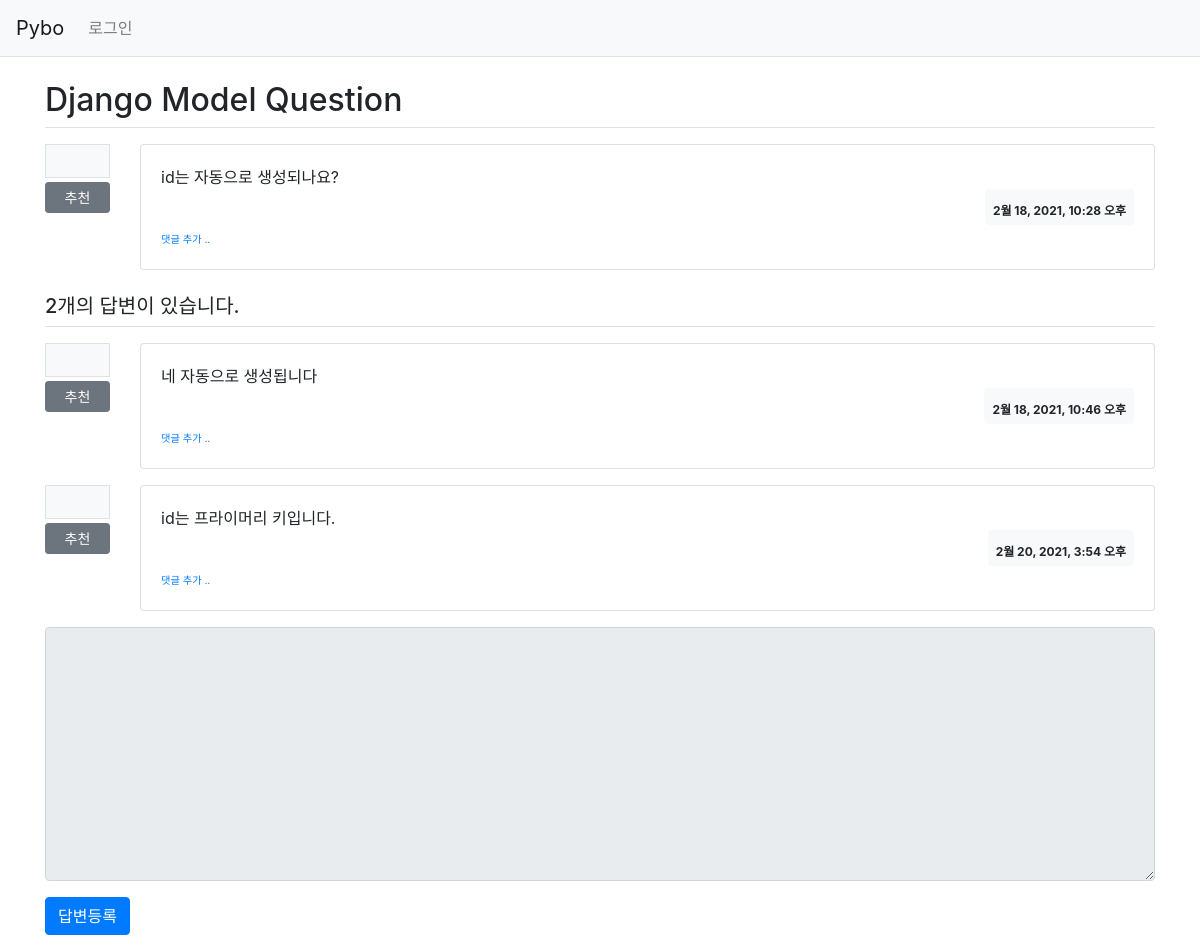
The page /pybo/2/ on the database as committed earlier.
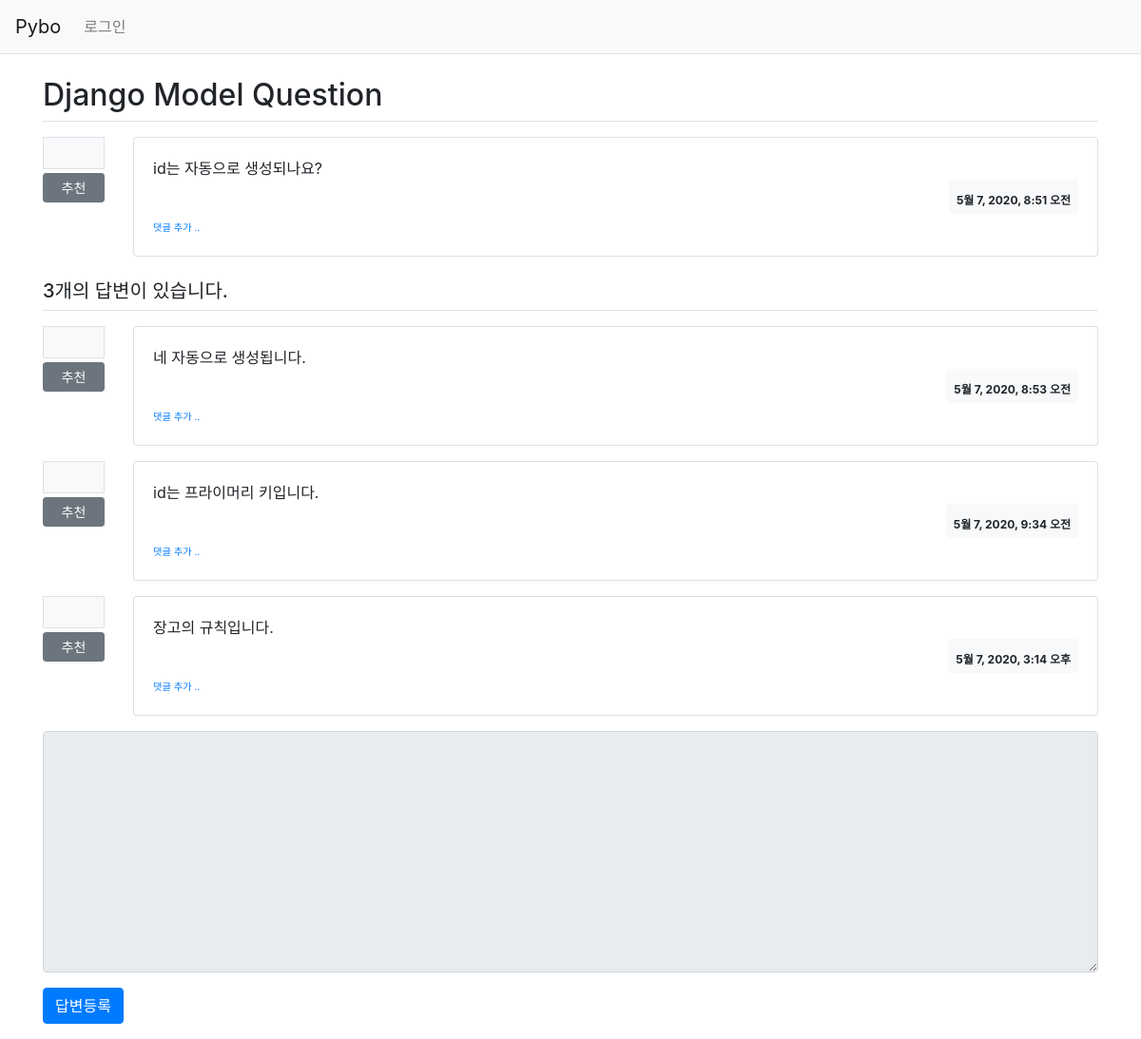
The same page on the database as committed later.
### pybo/models.py (models this page shows, shortened)
class Question(models.Model):
    subject = models.CharField(max_length=200)
    content = models.TextField()
    create_date = models.DateTimeField()

class Answer(models.Model):
    question = models.ForeignKey(Question, on_delete=models.CASCADE)
    content = models.TextField()
    create_date = models.DateTimeField()

### pybo/views.py (the view)
# urls.py: path('<int:question_id>/', views.detail, name='detail'),
def detail(request, question_id):
    question = get_object_or_404(Question, pk=question_id)
    context = {'question':question}
    return render(request,'pybo/question_detail.html',context)

### templates/pybo/question_detail.html (shortened to what this page needs)
{% extends 'base.html' %}
{% load pybo_filter %}
{% block content %}
<div class="container my-3">
    <h2 class="border-bottom py-2">{{ question.subject }}</h2>
    <div class="row my-3">
        <div class="col-1">
            <div class="bg-light text-center p-3 border font-weight-bolder mb-1">{{question.voter.count}}</div>
            <a href="#" data-uri="{% url 'pybo:vote_question' question.id  %}"
               class="recommend btn btn-sm btn-secondary btn-block my-1">추천</a>
        </div>
        <div class="col-11">
            <div class="card">
                <div class="card-body">
                    <div class="card-text">{{ question.content|mark }}</div>
                    <div class="d-flex justify-content-end">
                        <div class="badge badge-light p-2 text-left">
                            <div>{{ question.create_date }}</div>
                        </div>
                    </div>
                    <div>
                        <a href="{% url 'pybo:comment_create_question' question.id  %}"
                           class="small"><small>댓글 추가 ..</small></a>
                    </div>
                </div>
            </div>
        </div>
    </div>
    <h5 class="border-bottom my-3 py-2">{{question.answer_set.count}}개의 답변이 있습니다.</h5>
    {% for answer in question.answer_set.all %}
    <div class="row my-3">
        <div class="col-1">
            <div class="bg-light text-center p-3 border font-weight-bolder mb-1">{{answer.voter.count}}</div>
            <a href="#" data-uri="{% url 'pybo:vote_answer' answer.id  %}"
                class="recommend btn btn-sm btn-secondary btn-block my-1">추천</a>
        </div>
        <div class="col-11">
            <div class="card">
                <div class="card-body">
                    <div class="card-text">{{ answer.content|mark }}</div>
                    <div class="d-flex justify-content-end">
                        <div class="badge badge-light p-2 text-left">
                            <div>{{ answer.create_date }}</div>
                        </div>
                    </div>
                    <div>
                        <a href="{% url 'pybo:comment_create_answer' answer.id  %}"
                           class="small"><small>댓글 추가 ..</small></a>
                    </div>
                </div>
            </div>
        </div>
    </div>
    {% endfor %}
    <form action="{% url 'pybo:answer_create' question.id %}" method="post" class="my-3">
        <div class="form-group">
            <textarea {% if not user.is_authenticated %}disabled{% endif %}
              name="content" id="content" class="form-control" rows="10"></textarea>
        </div>
        <input type="submit" value="답변등록" class="btn btn-primary">
    </form>
</div>
{% endblock %}

### templates/base.html (shortened to what this page needs)
{% load static %}
<!doctype html>
<html lang="ko">
<head>
    <link rel="stylesheet" type="text/css" href="{% static 'bootstrap.min.css' %}">
    <link rel="stylesheet" type="text/css" href="{% static 'style.css' %}">
</head>
<body>
{% include "navbar.html" %}
{% block content %}
{% endblock %}
</body>
</html>

### templates/navbar.html (shortened to what this page needs)
<nav class="navbar navbar-expand-lg navbar-light bg-light border-bottom">
    <a class="navbar-brand" href="{% url 'pybo:index' %}">Pybo</a>
    <div class="collapse navbar-collapse flex-grow-0" id="navbarNav">
        <ul class="navbar-nav">
            <li class="nav-item ">
                {% if user.is_authenticated %}
                <a class="nav-link" href="{% url 'common:logout' %}">{{ user.username }} (로그아웃)</a>
                {% else %}
                <a class="nav-link" href="{% url 'common:login' %}">로그인</a>
                {% endif %}
            </li>
        </ul>
    </div>
</nav>

Rows that differ between the two databases and show on the page:
changed Question "Django Model Question": create_date "2월 18, 2021, 10:28 오후" → "5월 7, 2020, 8:51 오전"; answer_set.count "2" → "3"
changed Answer: content|mark "네 자동으로 생성됩니다" → "네 자동으로 생성됩니다."; create_date "2월 18, 2021, 10:46 오후" → "5월 7, 2020, 8:53 오전"
changed Answer "id는 프라이머리 키입니다.": create_date "2월 20, 2021, 3:54 오후" → "5월 7, 2020, 9:34 오전"
added Answer: content|mark "장고의 규칙입니다.", create_date "5월 7, 2020, 3:14 오후"
